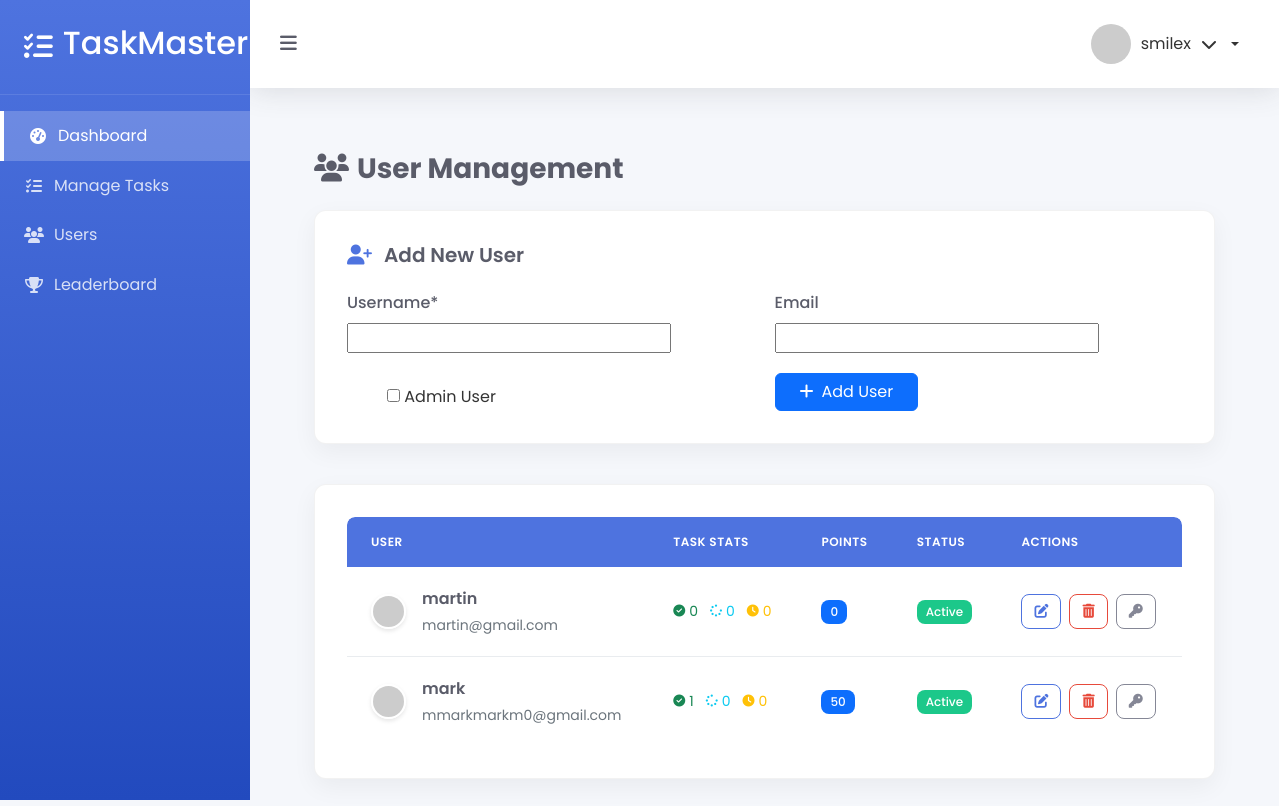
Screenshot of /users/ (signed in) with the database file from the repository.
### myapp/models.py (models this page shows, shortened)
class CustomUser(AbstractUser):
    is_admin = models.BooleanField(default=False)
    points = models.IntegerField(default=0)
    rewards = models.IntegerField(default=0)

### myapp/views.py (the view, shortened to what this page needs)
# urls.py: path('users/', users, name='users'),
@login_required
def users(request):
    if not request.user.is_admin:
        return redirect('user_dashboard')
    users = CustomUser.objects.filter(is_admin=False).order_by('-date_joined')
    for user in users:
        user.completed_tasks = Task.objects.filter(
            assigned_to=user,
            status='completed'
        ).count()
        user.in_progress_tasks = Task.objects.filter(
            assigned_to=user,
            status='in_progress'
        ).count()
        user.pending_tasks = Task.objects.filter(
            assigned_to=user,
            status='pending'
        ).count()
    form = CustomUserCreationForm()
    context = {
        'users': users,
        'form': form
    }
    return render(request, 'myapp/users.html', context)

### myapp/forms.py
class CustomUserCreationForm(UserCreationForm):
    password1 = forms.CharField(
        widget=forms.HiddenInput(),
        initial="default123"
    )
    password2 = forms.CharField(
        widget=forms.HiddenInput(),
        initial="default123"
    )
    class Meta:
        model = CustomUser
        fields = ('username', 'email', 'is_admin')
    def __init__(self, *args, **kwargs):
        super().__init__(*args, **kwargs)
        self.fields['is_admin'].label = "Is Admin"
        self.fields['is_admin'].required = False

### myapp/templates/myapp/users.html (shortened to what this page needs)
{% extends "myapp/base_admin.html" %}
{% load static %}
{% block content %}
<div class="user-management-container">
    <h1 class="page-title">
        <i class="fas fa-users me-2"></i>User Management
    </h1>
    <div class="add-user-card">
        <h3 class="add-user-title">
            <i class="fas fa-user-plus"></i> Add New User
        </h3>
        <form method="post" class="form-grid">
            <div class="form-group">
                <label class="form-label">Username*</label>
                {{ form.username }}
            </div>
            <div class="form-group">
                <label class="form-label">Email</label>
                {{ form.email }}
            </div>
            <div class="form-group d-flex align-items-end">
                <div class="form-check form-switch">
                    {{ form.is_admin }}
                    <label class="form-check-label" for="{{ form.is_admin.id_for_label }}">Admin User</label>
                </div>
            </div>
            <div class="form-group form-actions d-flex align-items-end">
                <button type="submit" class="btn btn-primary px-4">
                    <i class="fas fa-plus me-2"></i>Add User
                </button>
            </div>
        </form>
    </div>
    <div class="users-table-card">
        <div class="table-responsive">
            <table class="user-table">
                <thead>
                    <tr>
                        <th>User</th>
                        <th>Task Stats</th>
                        <th>Points</th>
                        <th>Status</th>
                        <th>Actions</th>
                    </tr>
                </thead>
                <tbody>
                    {% for user in users %}
                    <tr>
                        <td>
                            <div class="user-info">
                                <img src="https://ui-avatars.com/api/?name={{ user.username }}&background=random&color=fff"
                                     class="user-avatar"
                                     alt="{{ user.username }}">
                                <div>
                                    <div class="user-name">{{ user.username }}</div>
                                    <div class="user-email">{{ user.email|default:"No email" }}</div>
                                </div>
                            </div>
                        </td>
                        <td>
                            <div class="task-stats">
                                <span class="task-stat text-success">
                                    <i class="fas fa-check-circle"></i> {{ user.completed_tasks }}
                                </span>
                                <span class="task-stat text-info">
                                    <i class="fas fa-spinner"></i> {{ user.in_progress_tasks }}
                                </span>
                                <span class="task-stat text-warning">
                                    <i class="fas fa-clock"></i> {{ user.pending_tasks }}
                                </span>
                            </div>
                        </td>
                        <td>
                            <span class="badge bg-primary">{{ user.points }}</span>
                        </td>
                        <td>
                            {% if user.is_active %}
                            <span class="badge badge-success">Active</span>
                            {% else %}
                            <span class="badge badge-secondary">Inactive</span>
                            {% endif %}
                        </td>
                        <td>
                            <div class="action-buttons">
                                <a href="{% url 'edit_user' user.id %}" class="btn btn-sm btn-outline-primary" title="Edit">
                                    <i class="fas fa-edit"></i>
                                </a>
                                <a href="{% url 'delete_user' user.id %}" class="btn btn-sm btn-outline-danger" title="Delete">
                                    <i class="fas fa-trash-alt"></i>
                                </a>
                                <a href="{% url 'reset_password' user.id %}" class="btn btn-sm btn-outline-secondary" title="Reset Password">
                                    <i class="fas fa-key"></i>
                                </a>
                            </div>
                        </td>
                    </tr>
                    {% endfor %}
                </tbody>
            </table>
        </div>
    </div>
</div>
{% endblock %}

### myapp/templates/myapp/base_admin.html (shortened to what this page needs)
{% load static %}
<!DOCTYPE html>
<html lang="en">
<head>
    <link href="https://cdn.jsdelivr.net/npm/bootstrap@5.3.0/dist/css/bootstrap.min.css" rel="stylesheet">
    <link rel="stylesheet" href="https://cdnjs.cloudflare.com/ajax/libs/font-awesome/6.4.0/css/all.min.css">
    <link rel="stylesheet" href="{% static 'css/admin.css' %}">
</head>
<body class="admin-body">
    <div class="admin-container">
        <div class="admin-sidebar">
            <div class="sidebar-header">
                <div class="logo-container">
                    <i class="fas fa-tasks logo-icon"></i>
                    <h2>TaskMaster</h2>
                </div>
            </div>
            <nav class="sidebar-nav">
                <a href="{% url 'admin_dashboard' %}" class="nav-item active">
                    <i class="fas fa-tachometer-alt"></i>
                    <span>Dashboard</span>
                </a>
                <a href="{% url 'managetasks' %}" class="nav-item">
                    <i class="fas fa-tasks"></i>
                    <span>Manage Tasks</span>
                </a>
                <a href="{% url 'users' %}" class="nav-item">
                    <i class="fas fa-users"></i>
                    <span>Users</span>
                </a>
                <a href="{% url 'leaderboard' %}" class="nav-item">
                    <i class="fas fa-trophy"></i>
                    <span>Leaderboard</span>
                </a>
            </nav>
        </div>
        <div class="admin-main">
            <header class="admin-header">
                <div class="header-left">
                    <button class="sidebar-toggle">
                        <i class="fas fa-bars"></i>
                    </button>
                </div>
                <div class="header-right">
                    <div class="user-profile dropdown">
                        <div class="dropdown-toggle" data-bs-toggle="dropdown" aria-expanded="false">
                            <img src="https://ui-avatars.com/api/?name={{ request.user.username }}&background=random" alt="User">
                            <span>{{ request.user.username }}</span>
                            <i class="fas fa-chevron-down"></i>
                        </div>
                    </div>
                </div>
            </header>
            <main class="admin-content">
                {% block content %}{% endblock %}
            </main>
        </div>
    </div>
</body>
</html>

### static/css/admin.css (style rules this page uses)
:root { --primary: #4e73df; --secondary: #858796; --success: #1cc88a; --info: #36b9cc; --warning: #f6c23e; --danger: #e74a3b; --light: #f8f9fc; --dark: #5a5c69; --sidebar-width: 250px; }
body.admin-body { font-family: 'Poppins', sans-serif; background-color: #f5f7fb; color: #333; overflow-x: hidden; }
.admin-container { display: flex; min-height: 100vh; }
.admin-sidebar { width: var(--sidebar-width); background: linear-gradient(180deg, var(--primary) 0%, #224abe 100%); color: white; transition: all 0.3s; position: fixed; height: 100vh; z-index: 1000; }
.sidebar-header { padding: 1.5rem; border-bottom: 1px solid rgba(255, 255, 255, 0.1); }
.logo-container { display: flex; align-items: center; gap: 10px; }
.logo-icon { font-size: 1.8rem; }
.sidebar-nav { padding: 1rem 0; }
.nav-item { display: flex; align-items: center; padding: 0.8rem 1.5rem; color: rgba(255, 255, 255, 0.8); text-decoration: none; transition: all 0.3s; gap: 10px; }
.nav-item.active { background: rgba(255, 255, 255, 0.2); color: white; border-left: 4px solid white; }
.nav-item i { width: 20px; text-align: center; }
.admin-main { flex: 1; margin-left: var(--sidebar-width); transition: all 0.3s; }
.admin-header { background: white; padding: 1rem 1.5rem; display: flex; justify-content: space-between; align-items: center; box-shadow: 0 0.15rem 1.75rem 0 rgba(58, 59, 69, 0.15); position: sticky; top: 0; z-index: 100; }
.header-left, .header-right { display: flex; align-items: center; gap: 20px; }
.sidebar-toggle { background: none; border: none; color: var(--dark); font-size: 1.2rem; cursor: pointer; }
.user-profile { display: flex; align-items: center; gap: 10px; cursor: pointer; }
.user-profile img { width: 40px; height: 40px; border-radius: 50%; object-fit: cover; }
.admin-content { padding: 2rem; }
.bg-primary { background: var(--primary); }
.user-info { display: flex; align-items: center; gap: 0.75rem; }
.user-info img { width: 35px; height: 35px; border-radius: 50%; }
.user-profile { position: relative; }
.user-profile .dropdown-toggle { display: flex; align-items: center; gap: 10px; cursor: pointer; padding: 0.5rem 1rem; border-radius: 50px; transition: all 0.3s; }

### rows the page displays
CustomUser: user.username "smilex"
CustomUser: username "martin", email "martin@gmail.com", completed_tasks "0", in_progress_tasks "0", pending_tasks "0", points "0", is_active "Active"
CustomUser: username "mark", email "mmarkmarkm0@gmail.com", completed_tasks "1", in_progress_tasks "0", pending_tasks "0", points "50", is_active "Active"
